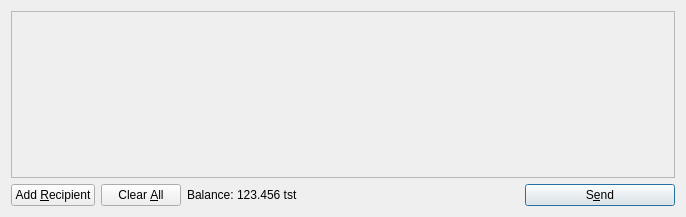
<?xml version="1.0" encoding="UTF-8"?>
<ui version="4.0">
 <class>SendCoinsDialog</class>
 <widget class="QDialog" name="SendCoinsDialog">
  <property name="geometry">
   <rect>
    <x>0</x>
    <y>0</y>
    <width>686</width>
    <height>217</height>
   </rect>
  </property>
  <property name="windowTitle">
   <string>Send Coins</string>
  </property>
  <layout class="QVBoxLayout" name="verticalLayout">
   <item>
    <widget class="QScrollArea" name="scrollArea">
     <property name="widgetResizable">
      <bool>true</bool>
     </property>
     <widget class="QWidget" name="scrollAreaWidgetContents">
      <property name="geometry">
       <rect>
        <x>0</x>
        <y>0</y>
        <width>666</width>
        <height>165</height>
       </rect>
      </property>
      <layout class="QVBoxLayout" name="verticalLayout_2">
       <property name="margin">
        <number>0</number>
       </property>
       <item>
        <layout class="QVBoxLayout" name="entries">
         <property name="spacing">
          <number>6</number>
         </property>
        </layout>
       </item>
       <item>
        <spacer name="verticalSpacer">
         <property name="orientation">
          <enum>Qt::Vertical</enum>
         </property>
         <property name="sizeHint" stdset="0">
          <size>
           <width>20</width>
           <height>40</height>
          </size>
         </property>
        </spacer>
       </item>
      </layout>
     </widget>
    </widget>
   </item>
   <item>
    <layout class="QHBoxLayout" name="horizontalLayout">
     <item>
      <widget class="QPushButton" name="addButton">
       <property name="toolTip">
        <string>Send to multiple recipients at once</string>
       </property>
       <property name="text">
        <string>Add &amp;Recipient</string>
       </property>
       <property name="icon">
        <iconset resource="../bitcoin.qrc">
         <normaloff>:/icons/add</normaloff>:/icons/add</iconset>
       </property>
       <property name="autoDefault">
        <bool>false</bool>
       </property>
      </widget>
     </item>
     <item>
      <widget class="QPushButton" name="clearButton">
       <property name="sizePolicy">
        <sizepolicy hsizetype="Minimum" vsizetype="Fixed">
         <horstretch>0</horstretch>
         <verstretch>0</verstretch>
        </sizepolicy>
       </property>
       <property name="toolTip">
        <string>Remove all transaction fields</string>
       </property>
       <property name="text">
        <string>Clear &amp;All</string>
       </property>
       <property name="icon">
        <iconset resource="../bitcoin.qrc">
         <normaloff>:/icons/remove</normaloff>:/icons/remove</iconset>
       </property>
       <property name="autoRepeatDelay">
        <number>300</number>
       </property>
       <property name="autoDefault">
        <bool>false</bool>
       </property>
      </widget>
     </item>
     <item>
      <layout class="QHBoxLayout" name="horizontalLayout_2">
       <property name="spacing">
        <number>3</number>
       </property>
       <item>
        <widget class="QLabel" name="label">
         <property name="text">
          <string>Balance:</string>
         </property>
        </widget>
       </item>
       <item>
        <widget class="QLabel" name="labelBalance">
         <property name="cursor">
          <cursorShape>IBeamCursor</cursorShape>
         </property>
         <property name="text">
          <string>123.456 tst</string>
         </property>
         <property name="textInteractionFlags">
          <set>Qt::LinksAccessibleByMouse|Qt::TextSelectableByKeyboard|Qt::TextSelectableByMouse</set>
         </property>
        </widget>
       </item>
      </layout>
     </item>
     <item>
      <spacer name="horizontalSpacer">
       <property name="orientation">
        <enum>Qt::Horizontal</enum>
       </property>
       <property name="sizeHint" stdset="0">
        <size>
         <width>40</width>
         <height>20</height>
        </size>
       </property>
      </spacer>
     </item>
     <item>
      <widget class="QPushButton" name="sendButton">
       <property name="minimumSize">
        <size>
         <width>150</width>
         <height>0</height>
        </size>
       </property>
       <property name="toolTip">
        <string>Confirm the send action</string>
       </property>
       <property name="text">
        <string>S&amp;end</string>
       </property>
       <property name="icon">
        <iconset resource="../bitcoin.qrc">
         <normaloff>:/icons/send</normaloff>:/icons/send</iconset>
       </property>
       <property name="default">
        <bool>true</bool>
       </property>
      </widget>
     </item>
    </layout>
   </item>
  </layout>
 </widget>
 <resources>
  <include location="../bitcoin.qrc"/>
 </resources>
 <connections/>
</ui>
